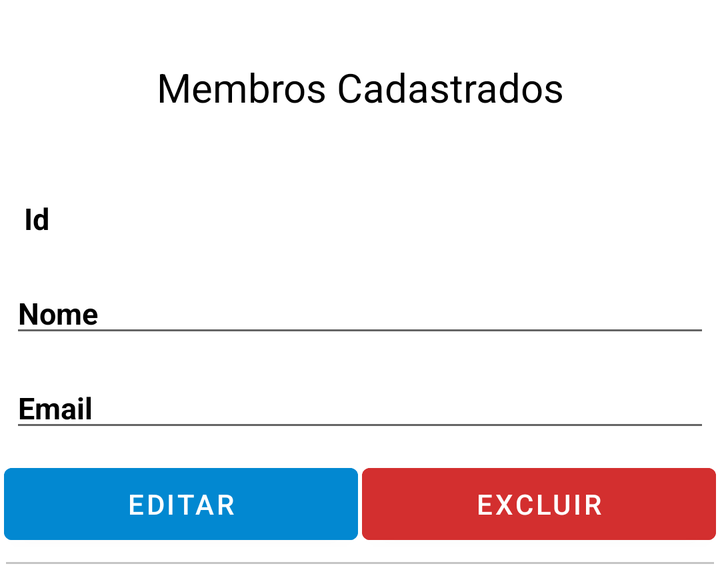
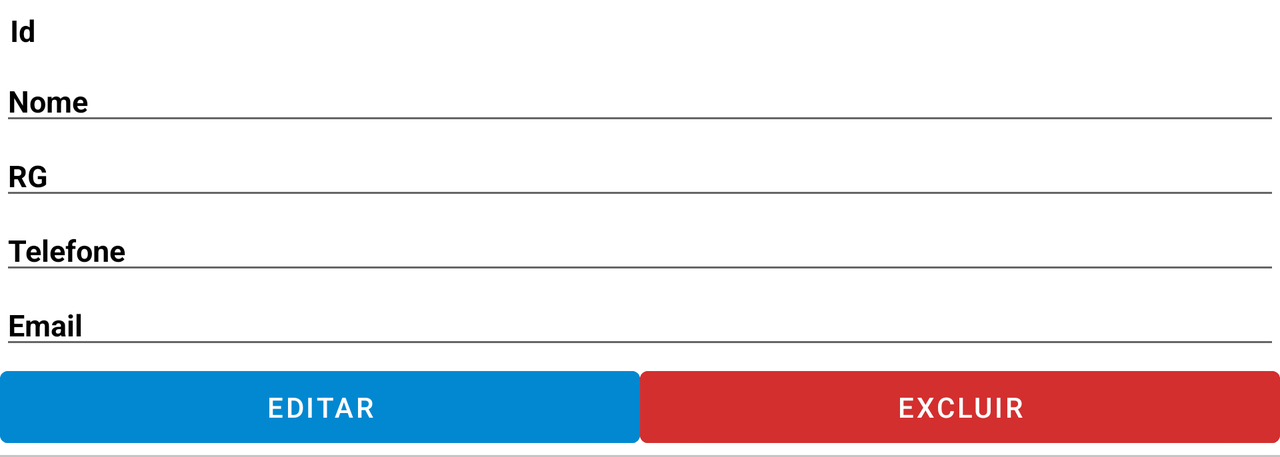

Two renders of one Android screen. The first uses the default layout on a phone; the second uses the alternative layout the repository ships for a different screen configuration, on a matching device. The two XML files are below.
<!-- AndroidManifest.xml: application theme Theme.MembrosClube -->
<!-- res/layout/activity_membros.xml -->
<?xml version="1.0" encoding="utf-8"?>
<LinearLayout
    xmlns:android="http://schemas.android.com/apk/res/android"
    android:layout_width="match_parent"
    android:orientation="vertical"
    android:layout_height="wrap_content">

<LinearLayout
    android:layout_width="match_parent"
    android:layout_height="wrap_content"
    android:orientation="vertical"
    android:gravity="center">

    <TextView
        android:id="@+id/textCourse"
        android:layout_width="match_parent"
        android:layout_height="wrap_content"
        android:text="Membros Cadastrados"
        android:textSize="20dp"
        android:gravity="center"
        android:textColor="#000"
        android:layout_margin="30dp"/>

</LinearLayout>

<TextView
    android:textColor="#000"
    android:id="@+id/text_id"
    android:layout_margin="12dp"
    android:textSize="15dp"
    android:text="Id"
    android:textStyle="bold"
    android:layout_width="match_parent"
    android:layout_height="wrap_content"/>

<EditText
    android:textColor="#000"
    android:textStyle="bold"
    android:id="@+id/edittext_name"
    android:text="Nome"
    android:layout_margin="5dp"
    android:textSize="15sp"
    android:layout_width="match_parent"
    android:layout_height="wrap_content"/>

<EditText
    android:textColor="#000"
    android:textStyle="bold"
    android:id="@+id/edittext_email"
    android:text="Email"
    android:layout_margin="5dp"
    android:textSize="15sp"
    android:layout_width="match_parent"
    android:layout_height="wrap_content"/>

<LinearLayout
        android:layout_margin="1dp"
        android:orientation="horizontal"
        android:layout_width="match_parent"
        android:layout_height="wrap_content">

    <Button
        android:backgroundTint="#0288D1"
        android:id="@+id/button_edit"
        android:layout_weight="1"
        android:text="Editar"
        android:layout_margin="1dp"
        android:layout_width="match_parent"
        android:layout_height="wrap_content"/>

    <Button
        android:layout_margin="1dp"
        android:backgroundTint="#D32F2F"
        android:id="@+id/button_delete"
        android:layout_weight="1"
        android:text="Excluir"
        android:layout_width="match_parent"
        android:layout_height="wrap_content"/>
</LinearLayout>

<View
    android:layout_margin="3dp"
    android:background="#C5C5C5"
    android:layout_width="match_parent"
    android:layout_height="1dp"/>

</LinearLayout>
<!-- resources referenced by this layout -->
<resources>
  <style name="Theme.MembrosClube" parent="Theme.MaterialComponents.DayNight.DarkActionBar">
          
          <item name="colorPrimary">@color/purple_500</item>
          <item name="colorPrimaryVariant">@color/purple_700</item>
          <item name="colorOnPrimary">@color/white</item>
          
          <item name="colorSecondary">@color/teal_200</item>
          <item name="colorSecondaryVariant">@color/teal_700</item>
          <item name="colorOnSecondary">@color/black</item>
          
          <item name="android:statusBarColor" tools:targetApi="l">?attr/colorPrimaryVariant</item>
          
      </style>
</resources>
<!-- res/layout-land/activity_membros.xml (the repository's variant of the layout above) -->
<!-- drawn on the phone turned sideways -->
<?xml version="1.0" encoding="utf-8"?>
<LinearLayout
    xmlns:android="http://schemas.android.com/apk/res/android"
    android:layout_width="match_parent"
    android:orientation="vertical"
    android:layout_height="wrap_content">

<TextView
    android:textColor="#000"
    android:id="@+id/text_id"
    android:layout_margin="5dp"
    android:textSize="15dp"
    android:text="Id"
    android:textStyle="bold"
    android:layout_width="match_parent"
    android:layout_height="wrap_content"/>

<EditText
    android:textColor="#000"
    android:textStyle="bold"
    android:id="@+id/edittext_name"
    android:text="Nome"
    android:layout_margin="0dp"
    android:textSize="15sp"
    android:layout_width="match_parent"
    android:layout_height="wrap_content"/>

<EditText
    android:textColor="#000"
    android:textStyle="bold"
    android:id="@+id/edittext_rg"
    android:text="RG"
    android:layout_margin="0dp"
    android:textSize="15sp"
    android:layout_width="match_parent"
    android:layout_height="wrap_content"/>

<EditText
    android:textColor="#000"
    android:textStyle="bold"
    android:id="@+id/edittext_telefone"
    android:text="Telefone"
    android:layout_margin="0dp"
    android:textSize="15sp"
    android:layout_width="match_parent"
    android:layout_height="wrap_content"/>

<EditText
    android:textColor="#000"
    android:textStyle="bold"
    android:id="@+id/edittext_email"
    android:text="Email"
    android:inputType="textEmailAddress"
    android:layout_margin="0dp"
    android:textSize="15sp"
    android:layout_width="match_parent"
    android:layout_height="wrap_content"/>


<LinearLayout
    android:layout_margin="0dp"
    android:orientation="horizontal"
    android:layout_width="match_parent"
    android:layout_height="wrap_content">

    <Button
        android:backgroundTint="#0288D1"
        android:id="@+id/button_edit"
        android:layout_weight="1"
        android:text="Editar"
        android:layout_margin="0dp"
        android:layout_width="match_parent"
        android:layout_height="wrap_content"/>

    <Button
        android:layout_margin="0dp"
        android:backgroundTint="#D32F2F"
        android:id="@+id/button_delete"
        android:layout_weight="1"
        android:text="Excluir"
        android:layout_width="match_parent"
        android:layout_height="wrap_content"/>
</LinearLayout>

<View
    android:layout_margin="0dp"
    android:background="#C5C5C5"
    android:layout_width="match_parent"
    android:layout_height="1dp"/>

</LinearLayout>
